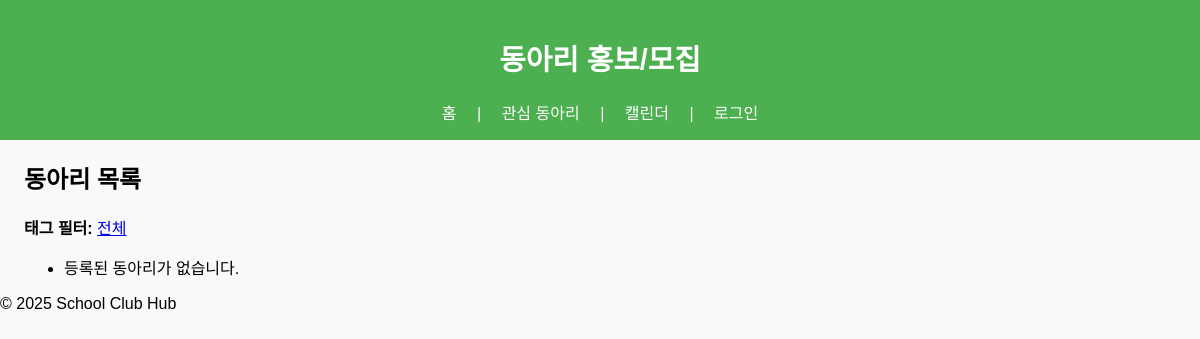
/, run on an earlier commit of the app's database.
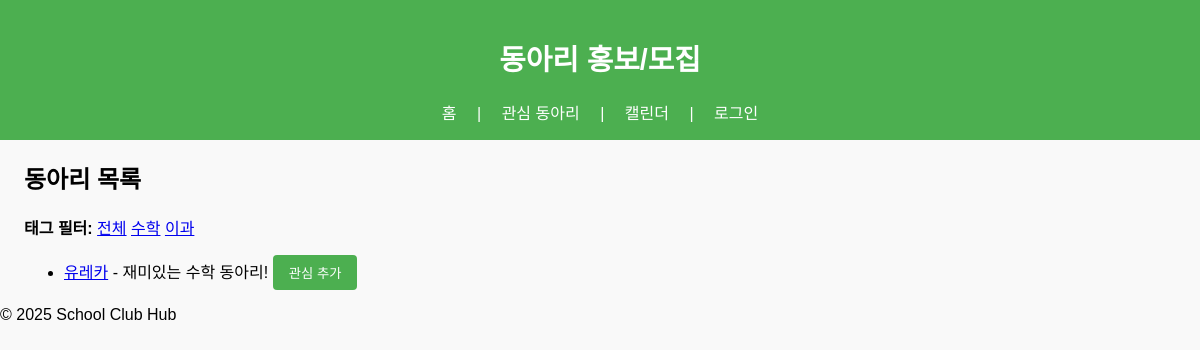
And on a later commit of the database.
### models.py (models this page shows)
class Tag(db.Model):
    id = db.Column(db.Integer, primary_key=True)
    name = db.Column(db.String(50), unique=True, nullable=False)

class Club(db.Model):
    id = db.Column(db.Integer, primary_key=True)
    name = db.Column(db.String(120), nullable=False)
    one_liner = db.Column(db.String(200))
    description = db.Column(db.Text)
    logo_filename = db.Column(db.String(255))
    recruit_start = db.Column(db.Date)
    recruit_end = db.Column(db.Date)
    interview_datetime = db.Column(db.String(120))  # 장소/일시 자유기재
    capacity = db.Column(db.Integer)
    form_link = db.Column(db.String(255))
    last_year_competition = db.Column(db.String(50))  # 미기재 허용 -> 문자열
    contact = db.Column(db.String(120))
    closed = db.Column(db.Boolean, default=False)
    tags = db.relationship('Tag', secondary=club_tags, backref='clubs')
    images = db.relationship('ClubImage', backref='club', cascade='all, delete')

### app.py (the view)
    @app.route('/')
    def index():
        tag = request.args.get('tag')
        q = Club.query
        if tag:
            q = q.join(Club.tags).filter(Tag.name == tag)
        clubs = q.order_by(Club.name.asc()).all()
        tags = Tag.query.order_by(Tag.name.asc()).all()
        fav_ids = session.get('favorites', [])
        return render_template('index.html', clubs=clubs, tags=tags, selected_tag=tag, fav_ids=fav_ids)

### templates/index.html (shortened to what this page needs)
{% extends "base.html" %}
{% block content %}
  <div class="index-content">
    <h2>동아리 목록</h2>
    <div>
      <strong>태그 필터:</strong>
      <a href="{{ url_for('index') }}">전체</a>
      {% for tag in tags %}
        <a href="{{ url_for('index', tag=tag.name) }}">{{ tag.name }}</a>
      {% endfor %}
    </div>
    <ul>
      {% for club in clubs %}
        <li>
          <a href="{{ url_for('club_detail', club_id=club.id) }}">{{ club.name }}</a> - {{ club.one_liner }}
          <form action="{{ url_for('toggle_favorite', club_id=club.id) }}" method="post" style="display:inline">
            {% if club.id in fav_ids %}
              <button type="submit">관심 해제</button>
            {% else %}
              <button type="submit">관심 추가</button>
            {% endif %}
          </form>
        </li>
      {% else %}
        <li>등록된 동아리가 없습니다.</li>
      {% endfor %}
    </ul>
  </div>
{% endblock %}

### templates/base.html (shortened to what this page needs)
<!DOCTYPE html>
<html lang="ko">
<head>
    <link rel="stylesheet" href="{{ url_for('static', filename='styles.css') }}">
</head>
<body>
    <header>
        <h1><span class="brand">동아리 홍보/모집</span></h1>
        <nav>
            <a href="{{ url_for('index') }}">홈</a> |
            <a href="{{ url_for('my_favorites') }}">관심 동아리</a> |
            <a href="{{ url_for('calendar_view') }}">캘린더</a> |
            {% if current_user.is_authenticated %}
                <a href="{{ url_for('dashboard') }}">내 동아리 관리</a> |
                <a href="{{ url_for('logout') }}">로그아웃</a>
            {% else %}
                <a href="{{ url_for('login') }}">로그인</a>
            {% endif %}
        </nav>
    </header>
    <main>
        {% block content %}{% endblock %}
    </main>
    <footer>
        <p>© 2025 School Club Hub</p>
    </footer>
</body>
</html>

### static/styles.css (style rules this page uses)
body { font-family: Arial, sans-serif; background-color: #f9f9f9; margin: 0; padding: 0; }
header { background-color: #4CAF50; color: white; padding: 1rem; text-align: center; }
header .brand { font-weight: bold; font-size: 1.8rem; color: white; cursor: default; text-decoration: none; }
nav a { margin: 0 1rem; color: white; text-decoration: none; }
.index-content { padding-left: 1.5rem; }
button { background-color: #4CAF50; border: none; color: white; padding: 0.5rem 1rem; border-radius: 4px; cursor: pointer; }

What changed in the data, as far as the page shows it:
added Tag: name "수학"
added Tag: name "이과"
added Club: name "유레카", one_liner "재미있는 수학 동아리!", shows "관심 추가"
Also different on the page:
text no longer shown: "등록된 동아리가 없습니다."
